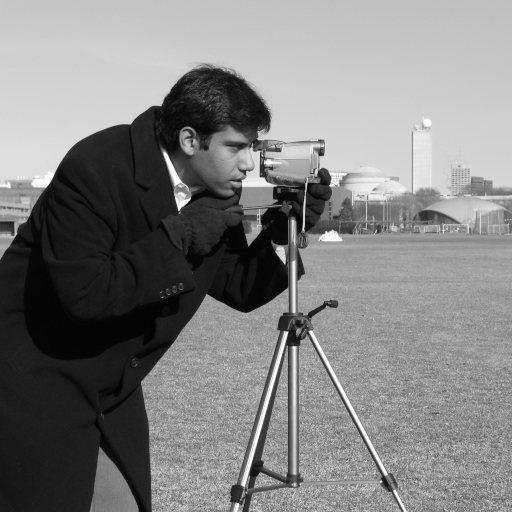
#> input picture skimage.data.camera(), 512 x 512 px
$ jupyter execute S03-L020-feature_detection_and_filtering.ipynb
#> lines starting #> are read from the running program, lines starting #| are printed output that depends on the picture; after the words box and inside, x2 and y2 are one past the last pixel; in counts of white or black regions, pixels touching at a corner belong together
# **Feature detection and filtering**

#### **1. Edge detection**
**Sobel Filter**
- A gradient-based edge detector.
- Computes intensity gradients in horizontal and vertical directions.
- Highlights edges by emphasizing strong transitions in intensity.

[cell 1]
from skimage import data, filters
import matplotlib.pyplot as plt

image = data.camera()
#> image is the input picture: shape (512, 512); min 0, max 255, mean 129.1
edges_sobel = filters.sobel(image)
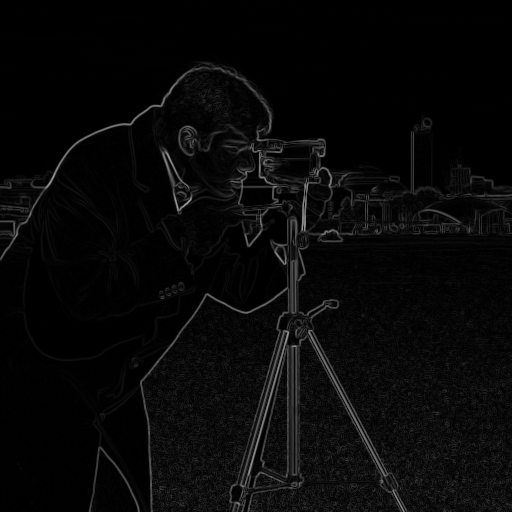
#> edges_sobel: shape (512, 512) float64; min 0, max 0.645, mean 0.0342

plt.figure(figsize=(10, 5))
plt.subplot(1, 2, 1)
plt.imshow(image, cmap='gray')
plt.title("Original image")
plt.axis('off')

plt.subplot(1, 2, 2)
plt.imshow(edges_sobel, cmap='gray')
plt.title("Edges detected with Sobel filter")
plt.axis('off')
plt.show()
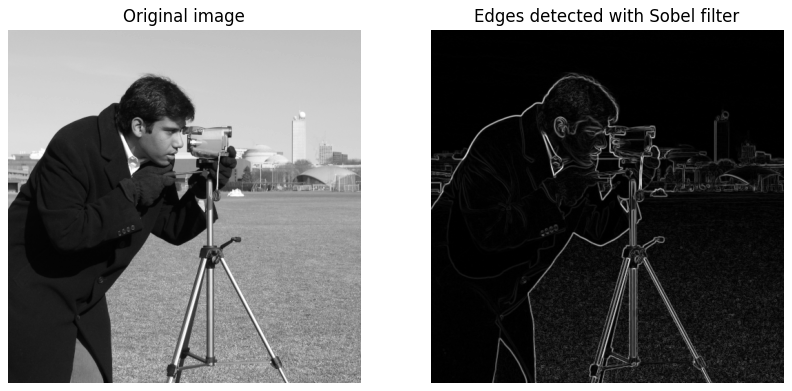
#> figure drawn by matplotlib, 2 panels

**Canny edge detector**
- More advanced, multi-stage edge detector.
- Includes noise reduction, gradient calculation, non-maximum suppression, and hysteresis thresholding.
- Produces thin, accurate edges.

[cell 2]
from skimage.feature import canny

edges_canny = canny(image, sigma=2)
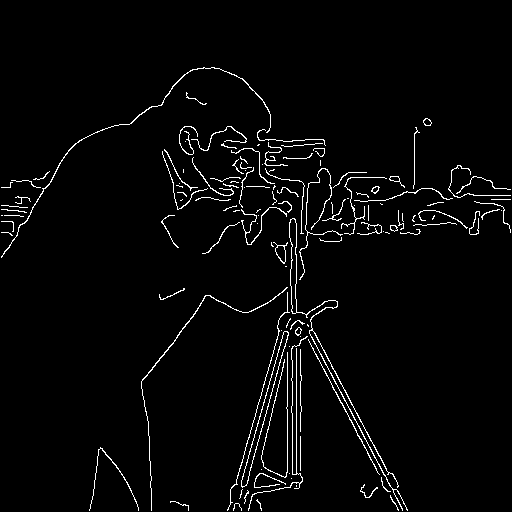
#> edges_canny: shape (512, 512) bool; 2.8% white in thin lines or dots, all inside (x1, y1, x2, y2) = (1, 67, 511, 511)

plt.imshow(edges_canny, cmap='gray')
plt.title("Edges detected with Canny")
plt.axis('off')
plt.show()

#### **2. Gaussian smoothing**

- Applies a Gaussian blur to reduce noise and detail.
- Controlled by standard deviation (sigma).
- Useful before edge detection to reduce false positives.

[cell 3]
from skimage.filters import gaussian

smoothed = gaussian(image, sigma=5)
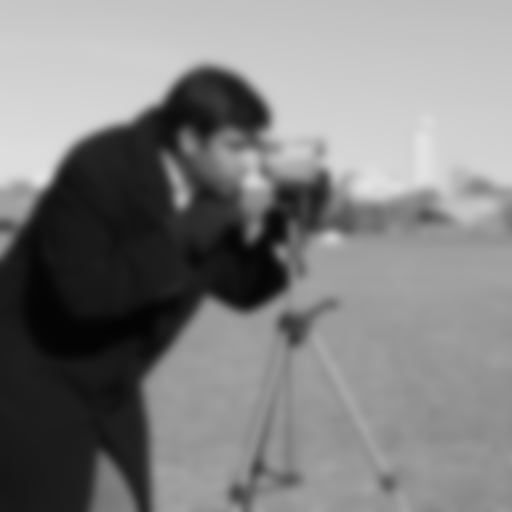
#> smoothed: shape (512, 512) float64; min 0.0153, max 0.895, mean 0.506

plt.figure(figsize=(10, 5))
plt.subplot(1, 2, 1)
plt.imshow(image, cmap='gray')
plt.title("Original image")
plt.axis('off')

plt.subplot(1, 2, 2)
plt.imshow(smoothed, cmap='gray')
plt.title("Gaussian smoothed image")
plt.axis('off')
plt.show()

#### **3. Contrast enhancement**

Histogram equalization redistributes intensity values to equalize the histogram.

[cell 4]
from skimage.exposure import equalize_hist
from skimage import io

xray_image = io.imread("xray.png")
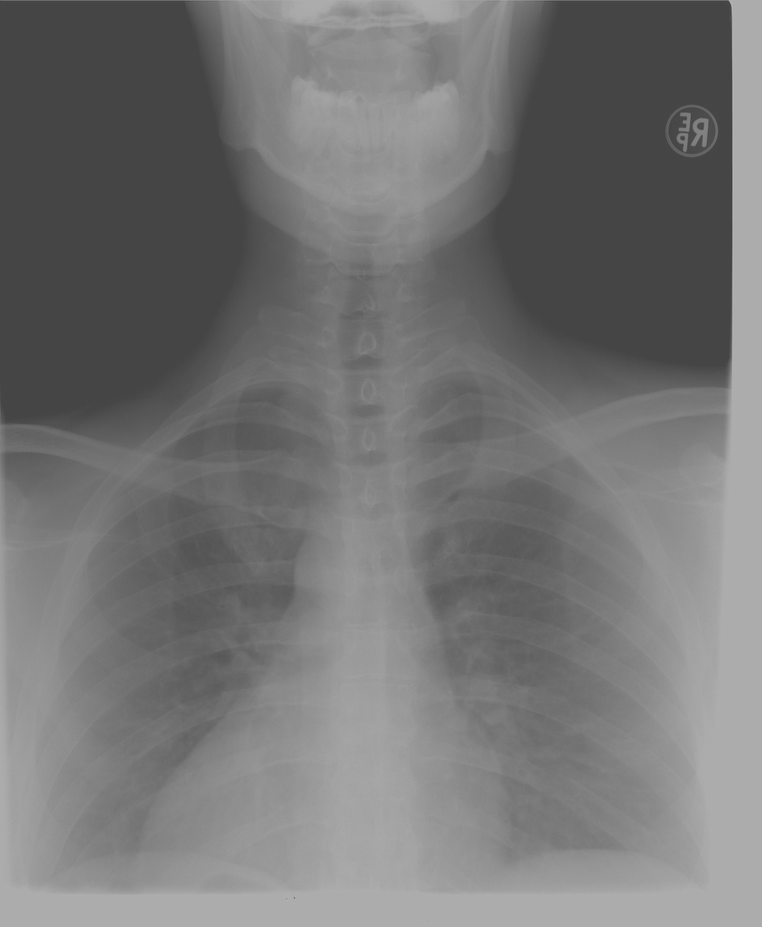
#> input picture xray.png, 762 x 927 px, shrunk from 1052 x 1280 before the run
#> xray_image is the input picture: shape (927, 762, 4); mean R, G, B, A 116.6, 116.6, 116.6, 255
hist_eq = equalize_hist(xray_image)
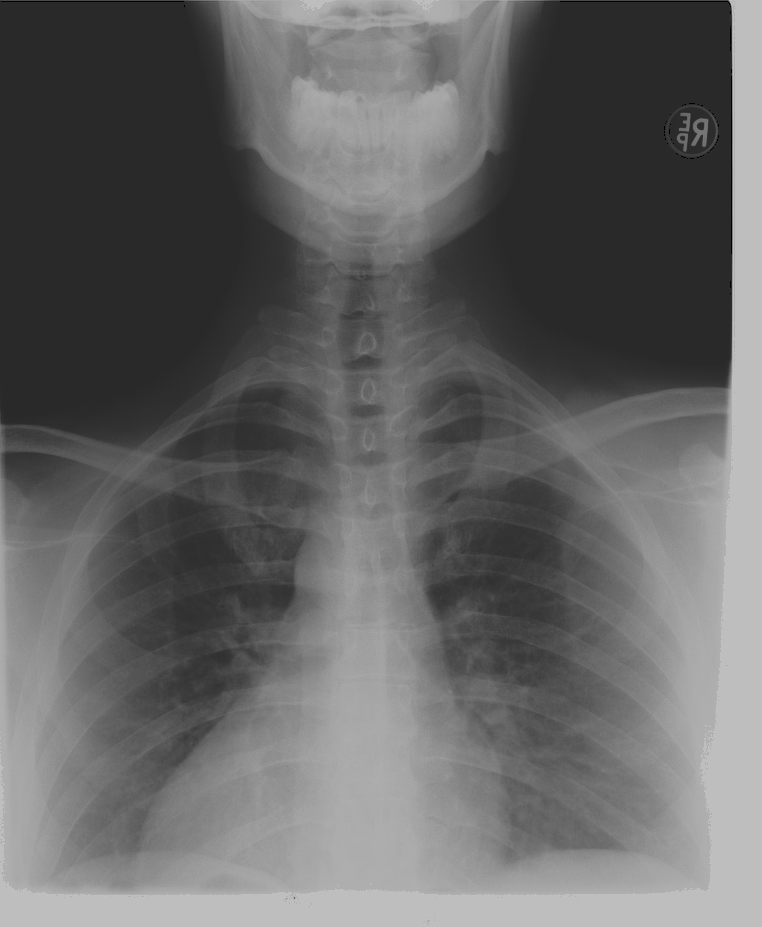
#> hist_eq: shape (927, 762, 4) float64; mean R, G, B, A 0.397, 0.397, 0.397, 1

plt.figure(figsize=(10, 5))
plt.subplot(1, 2, 1)
plt.imshow(xray_image, cmap='gray')
plt.title("Original image")
plt.axis('off')

plt.subplot(1, 2, 2)
plt.imshow(hist_eq, cmap='gray')
plt.title("Histogram equalization")
plt.axis('off')

plt.show()

CLAHE (Contrast Limited Adaptive Histogram Equalization) enhances contrast locally to prevent over-amplification of noise.

[cell 5]
from skimage.exposure import equalize_adapthist

clahe_img = equalize_adapthist(xray_image, clip_limit=0.03)
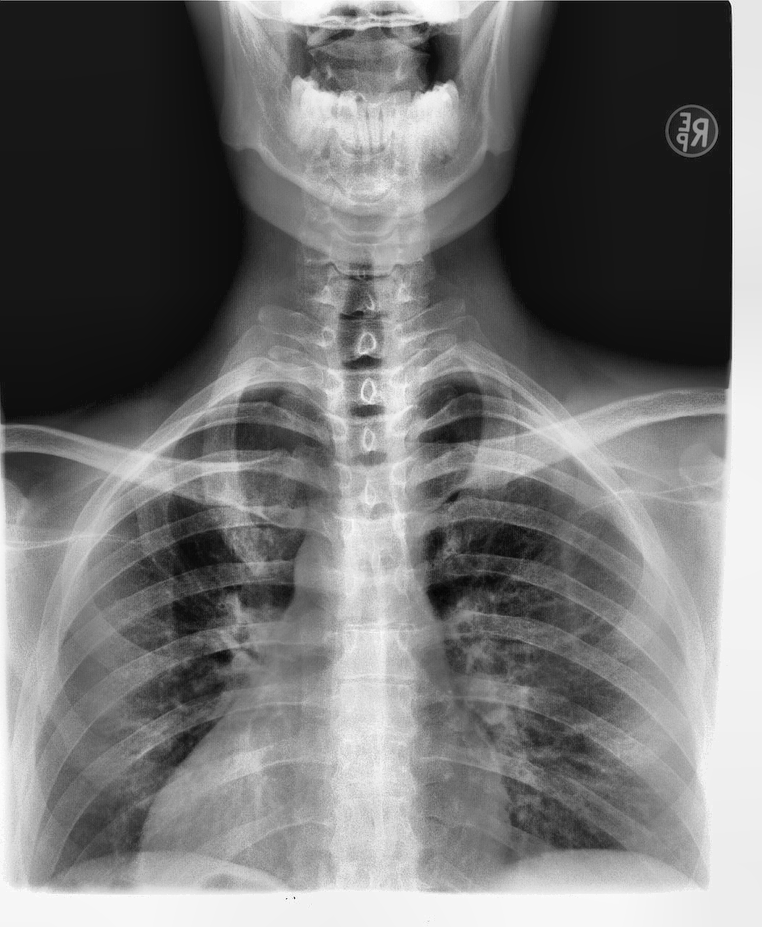
#> clahe_img: shape (927, 762, 3) float64; min 0, max 1, mean 0.458


plt.figure(figsize=(10, 5))
plt.subplot(1, 2, 1)
plt.imshow(xray_image, cmap='gray')
plt.title("Original image")
plt.axis('off')

plt.subplot(1, 2, 2)
plt.imshow(clahe_img, cmap='gray')
plt.title("CLAHE")
plt.axis('off')
plt.show()
